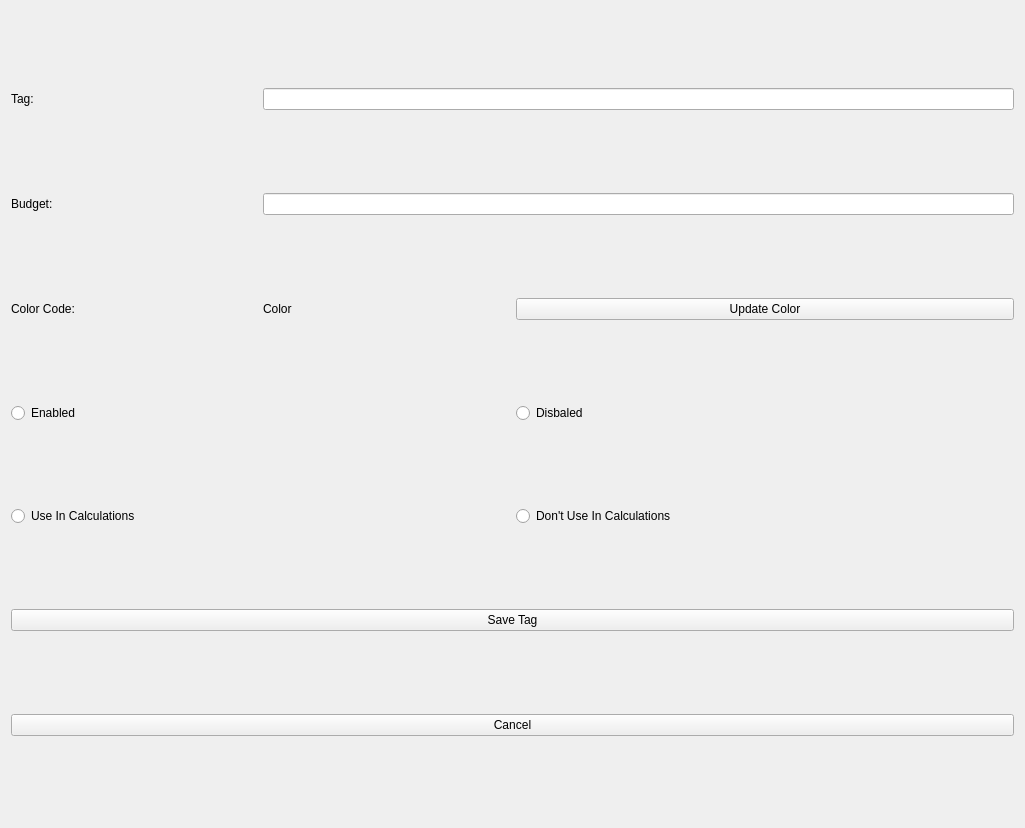
<?xml version="1.0" encoding="UTF-8"?>
<ui version="4.0">
 <class>Form</class>
 <widget class="QWidget" name="Form">
  <property name="geometry">
   <rect>
    <x>0</x>
    <y>0</y>
    <width>1025</width>
    <height>828</height>
   </rect>
  </property>
  <property name="windowTitle">
   <string>Form</string>
  </property>
  <layout class="QHBoxLayout" name="horizontalLayout">
   <item>
    <layout class="QGridLayout" name="gridLayout">
     <item row="1" column="0">
      <widget class="QLabel" name="label_Budget">
       <property name="text">
        <string>Budget:</string>
       </property>
      </widget>
     </item>
     <item row="0" column="0">
      <widget class="QLabel" name="label_TagName">
       <property name="text">
        <string>Tag:</string>
       </property>
      </widget>
     </item>
     <item row="2" column="0">
      <widget class="QLabel" name="label_ColorLabel">
       <property name="text">
        <string>Color Code:</string>
       </property>
      </widget>
     </item>
     <item row="2" column="1">
      <widget class="QLabel" name="label_ColorCode">
       <property name="text">
        <string>Color</string>
       </property>
      </widget>
     </item>
     <item row="3" column="0" colspan="2">
      <widget class="QRadioButton" name="radioButton_VisibleEnabled">
       <property name="text">
        <string>Enabled</string>
       </property>
       <property name="autoExclusive">
        <bool>false</bool>
       </property>
      </widget>
     </item>
     <item row="3" column="2" colspan="2">
      <widget class="QRadioButton" name="radioButton_VisibleDisabled">
       <property name="text">
        <string>Disbaled</string>
       </property>
      </widget>
     </item>
     <item row="4" column="0" colspan="2">
      <widget class="QRadioButton" name="radioButton_CalcEnabled">
       <property name="text">
        <string>Use In Calculations</string>
       </property>
       <property name="autoExclusive">
        <bool>false</bool>
       </property>
      </widget>
     </item>
     <item row="4" column="2" colspan="2">
      <widget class="QRadioButton" name="radioButton_CalcDisabled">
       <property name="text">
        <string>Don't Use In Calculations</string>
       </property>
       <property name="autoExclusive">
        <bool>false</bool>
       </property>
      </widget>
     </item>
     <item row="6" column="0" colspan="4">
      <widget class="QPushButton" name="pushButton_SaveTag">
       <property name="text">
        <string>Save Tag</string>
       </property>
      </widget>
     </item>
     <item row="7" column="0" colspan="4">
      <widget class="QPushButton" name="pushButton_Cancel">
       <property name="text">
        <string>Cancel</string>
       </property>
      </widget>
     </item>
     <item row="2" column="2" colspan="2">
      <widget class="QPushButton" name="pushButton_ColorPicker">
       <property name="text">
        <string>Update Color</string>
       </property>
      </widget>
     </item>
     <item row="1" column="1" colspan="3">
      <widget class="QLineEdit" name="lineEdit_Budget"/>
     </item>
     <item row="0" column="1" colspan="3">
      <widget class="QLineEdit" name="lineEdit_TagName"/>
     </item>
    </layout>
   </item>
  </layout>
 </widget>
 <resources/>
 <connections/>
</ui>
